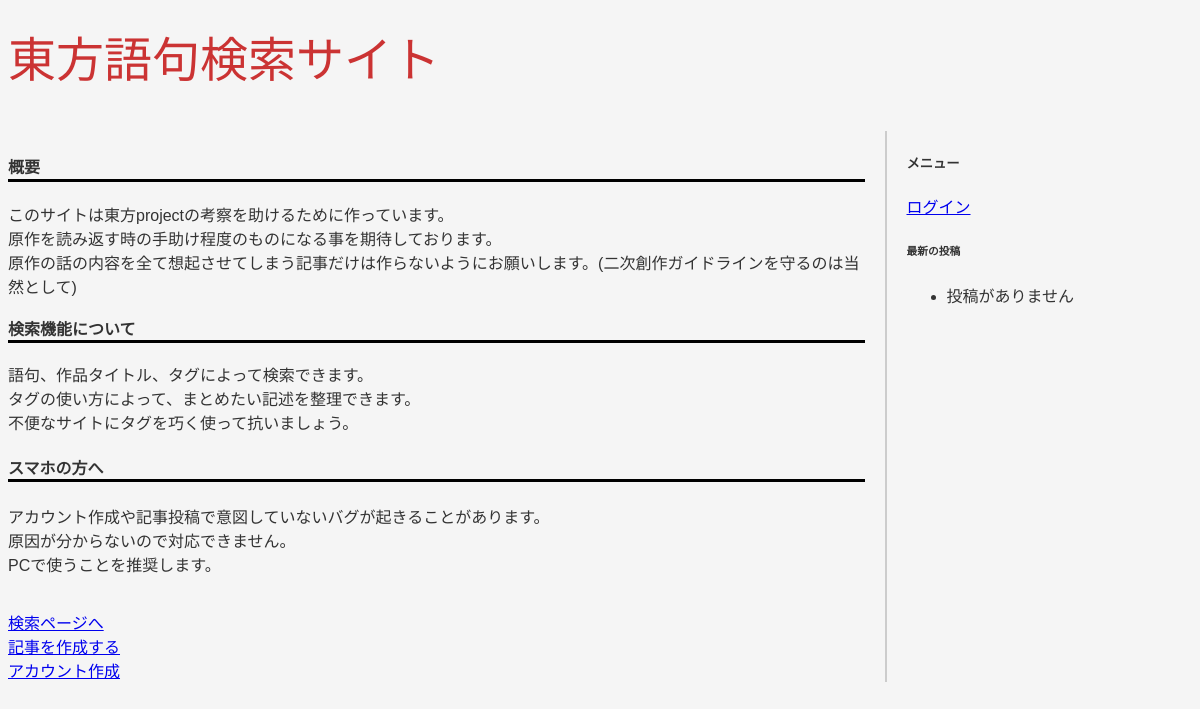
/articles/, run on an earlier commit of the app's database.
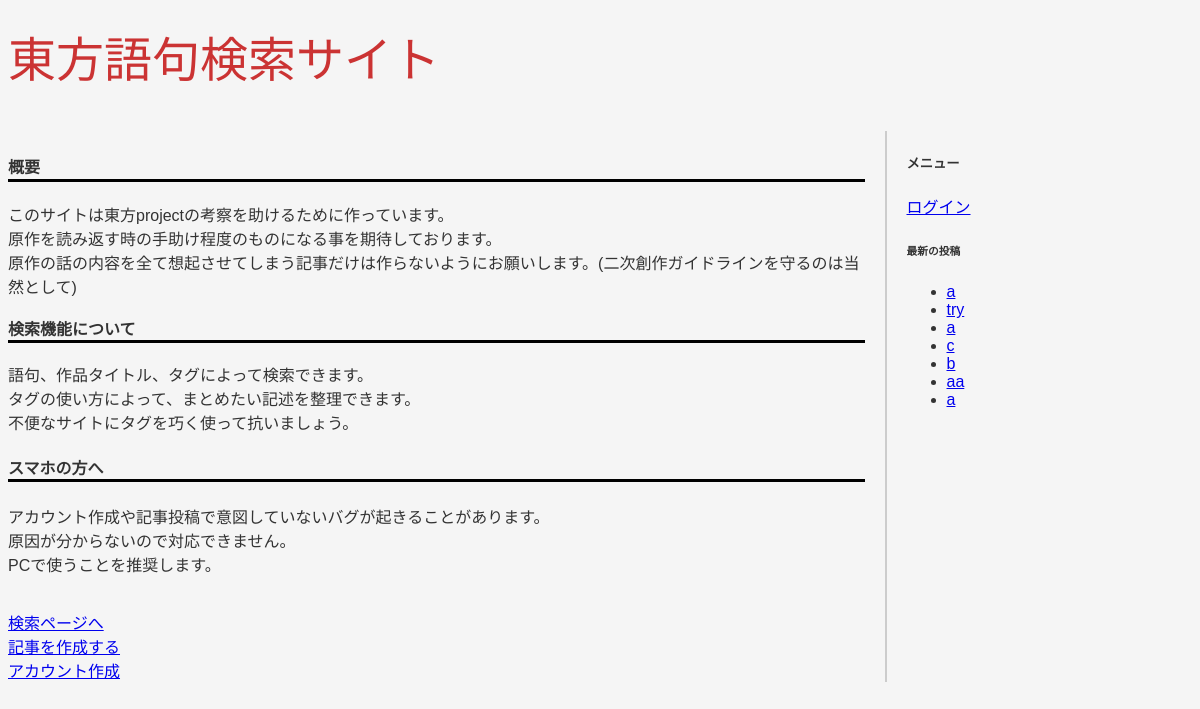
And on a later commit of the database.
### articles/models.py (models this page shows, shortened)
class Article(models.Model):
    title = models.CharField(max_length=255)
    content = models.TextField()
    html = models.TextField(blank=True, null=True)
    work_title = models.CharField(max_length=255, choices=[
        ("紅魔郷", "紅魔郷"), ("妖々夢", "妖々夢"), ("萃夢想", "萃夢想"),
        ("永夜抄", "永夜抄"), ("花映塚", "花映塚"), ("文花帖(ゲーム)", "文花帖(ゲーム)"),
        ("風神録", "風神録"), ("地霊殿", "地霊殿"), ("緋想天", "緋想天"),
        ("星蓮船", "星蓮船"), ("非想天則", "非想天則"), ("ダブルスポイラー", "ダブルスポイラー"),
        ("妖精大戦争", "妖精大戦争"), ("神霊廟", "神霊廟"), ("心綺楼", "心綺楼"),
        ("輝針城", "輝針城"), ("深秘録", "深秘録"), ("弾幕アマノジャク", "弾幕アマノジャク"),
        ("紺珠伝", "紺珠伝"), ("憑依華", "憑依華"), ("天空璋", "天空璋"),
        ("秘封ナイトメアダイアリー", "秘封ナイトメアダイアリー"), ("鬼形獣", "鬼形獣"), ("強欲異聞", "強欲異聞"),
        ("虹龍洞", "虹龍洞"), ("バレットフィリア達の闇市場", "バレットフィリア達の闇市場"), ("獣王園", "獣王園"), ("錦上京", "錦上京"),
        ("香霖堂(第一期)", "香霖堂(第一期)"), ("香霖堂(第二期)", "香霖堂(第二期)"),
        ("三月精_~_Eastern_and_Little_Nature_Deity", "三月精_~_Eastern_and_Little_Nature_Deity"),
        ("三月精_~_Strange_and_Bright_Nature_Deity", "三月精_~_Strange_and_Bright_Nature_Deity"),
        ("三月精_~_Oriental_Sacred_Place", "三月精_~_Oriental_Sacred_Place"),
        ("三月精_~_Visionary_Fairies_in_Shrine.", "三月精_~_Visionary_Fairies_in_Shrine."),
        ("儚月抄(マンガ)", "儚月抄(マンガ)"), ("儚月抄(小説)", "儚月抄(小説)"), ("茨歌仙", "茨歌仙"),
        ("鈴奈庵", "鈴奈庵"), ("智霊奇殿", "智霊奇殿"), ("酔蝶華", "酔蝶華"), ("文花帖(書籍)", "文花帖(書籍)"),
        ("求聞史紀", "求聞史紀"), ("グリモワールオブマリサ", "グリモワールオブマリサ"), ("求聞口授", "求聞口授"),
        ("文果真報", "文果真報"), ("グリモワールオブウサミ", "グリモワールオブウサミ"), ("東方幻存神籤", "東方幻存神籤"), ("紫香花", "紫香花"),
        ("外来韋編_壱", "外来韋編_壱"), ("外来韋編_弐", "外来韋編_弐"), ("外来韋編_参", "外来韋編_参"),
        ("外来韋編_肆", "外来韋編_肆"), ("外来韋編_2018_春", "外来韋編_2018_春"),
        ("外来韋編_2018_秋", "外来韋編_2018_秋"), ("外来韋編_2019_春", "外来韋編_2019_春"),
        ("外来韋編_2019_秋", "外来韋編_2019_秋"), ("外来韋編_2021_春", "外来韋編_2021_春"),
        ("外来韋編_2024", "外来韋編_2024"),
        ("人妖名鑑_常闇編", "人妖名鑑_常闇編"), ("人妖名鑑_常世編", "人妖名鑑_常世編"),
        ("蓬莱人形", "蓬莱人形"), ("蓮台野夜行", "蓮台野夜行"), ("夢違科学世紀", "夢違科学世紀"),
        ("卯酉東海道", "卯酉東海道"), ("大空魔術", "大空魔術"), ("未知の花_魅知の旅", "未知の花_魅知の旅"),
        ("鳥船遺跡", "鳥船遺跡"), ("伊弉諾物質", "伊弉諾物質"), ("燕石博物誌", "燕石博物誌"),
        ("旧約酒場", "旧約酒場"), ("虹色のセプテントリオン", "虹色のセプテントリオン"), ("幺樂団の歴史", "幺樂団の歴史"),
        ("その他", "その他"), ("特になし", "特になし"),
        ]
    )
    volume = models.IntegerField(null=True, blank=True)
    episode = models.IntegerField(null=True, blank=True)
    subtitle = models.CharField(max_length=255,null=True, blank=True)
    page_number = models.IntegerField(null=True, blank=True)
    author = models.ForeignKey(User, on_delete=models.CASCADE)
    tags = models.ManyToManyField(Tag, blank=True)
    created_at = models.DateTimeField(auto_now_add=True)
    updated_at = models.DateTimeField(auto_now=True)

### articles/views.py (the view)
# urls.py: path('', home, name='home'),
def home(request):
    latest_articles = Article.objects.order_by('-id')[:10]
    return render(request, 'articles/home.html', {'latest_articles':latest_articles})

### templates/articles/home.html (shortened to what this page needs)
{% load static %}
<!DOCTYPE html>
<html lang="ja">
<head>
	<link rel="stylesheet" href="{% static 'css/style.css' %}">
</head>
<body>
        <h1><font size="7">東方語句検索サイト</font></h1>
        <div class="container">
                <div class="main-content">
                    <h2><font size = "3">概要</font></h2>
        	    <p>このサイトは東方projectの考察を助けるために作っています。
        	    <br>原作を読み返す時の手助け程度のものになる事を期待しております。
        	    <br>原作の話の内容を全て想起させてしまう記事だけは作らないようにお願いします。(二次創作ガイドラインを守るのは当然として)
                    <br>
        	    </p>
		    <h3><font size = "3">検索機能について</font></h3>
		    <p>語句、作品タイトル、タグによって検索できます。
		    <br>タグの使い方によって、まとめたい記述を整理できます。
		    <br>不便なサイトにタグを巧く使って抗いましょう。
		    </p>
        	    <h4><font size="3">スマホの方へ</font></h4>
		    <p>アカウント作成や記事投稿で意図していないバグが起きることがあります。
		    <br>原因が分からないので対応できません。
		    <br>PCで使うことを推奨します。
                    </p>
        	    <br>
                    <a href="{% url 'search_articles' %}">検索ページへ</a><br>
                    <a href="{% url 'create_article' %}">記事を作成する</a><br>
                    <a href="{% url 'signup' %}">アカウント作成</a>
                </div>
                <div class="sidebar">
                    <h5>メニュー</h5>
                    {% if user.is_authenticated %}
                        <p><a href="{% url 'articles:my_page' user.username %}">マイページ</a></p>
                        <p><a href="{% url 'logout' %}">ログアウト</a></p>
                    {% else %}
                        <p><a href="{% url 'login' %}">ログイン</a></p>
                    {% endif %}
                    <h6>最新の投稿</h6>
                    <ul>
                        {% for article in latest_articles %}
                            <li>
                                <a href="{% url 'articles:view_article' article.id %}">
                                    {{ article.title }}
                                </a>
                            </li>
                        {% empty %}
                            <li>投稿がありません</li>
                        {% endfor %}
                    </ul>
                </div>
        </div>
</body>
</html>

What changed in the data, as far as the page shows it:
added Article: title "a"
added Article: title "try"
added Article: title "a"
added Article: title "c"
added Article: title "b"
added Article: title "aa"
added Article: title "a"
Also different on the page:
text no longer shown: "投稿がありません"
